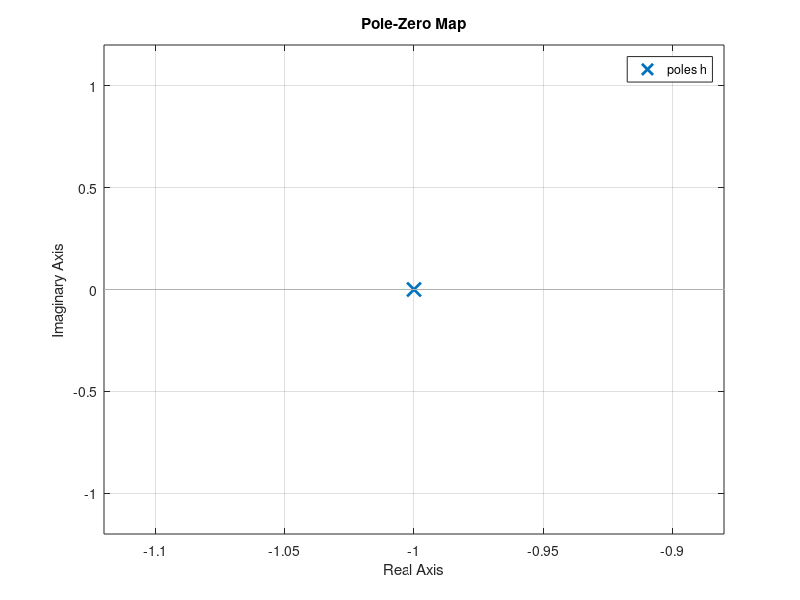
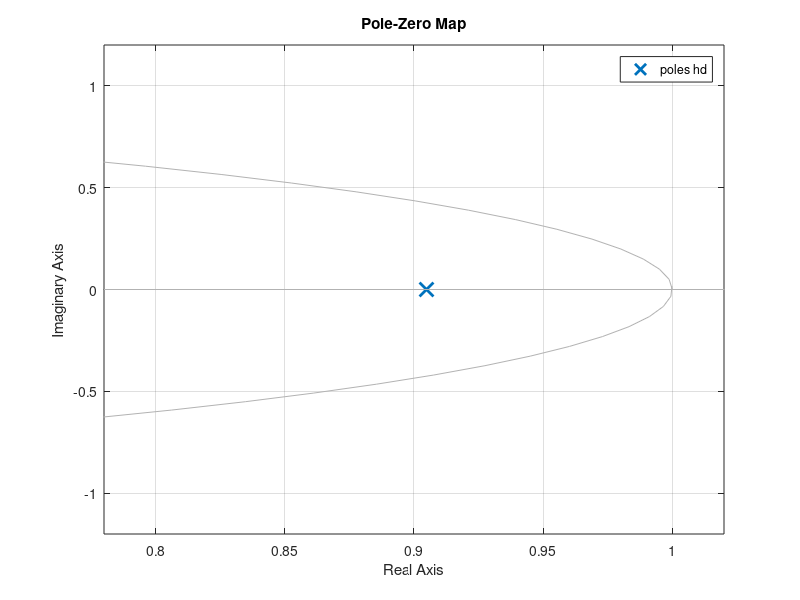
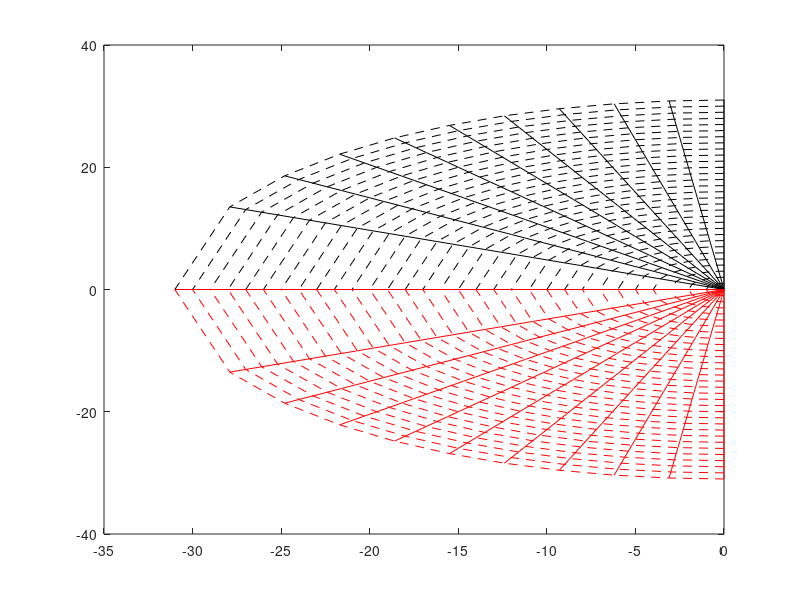
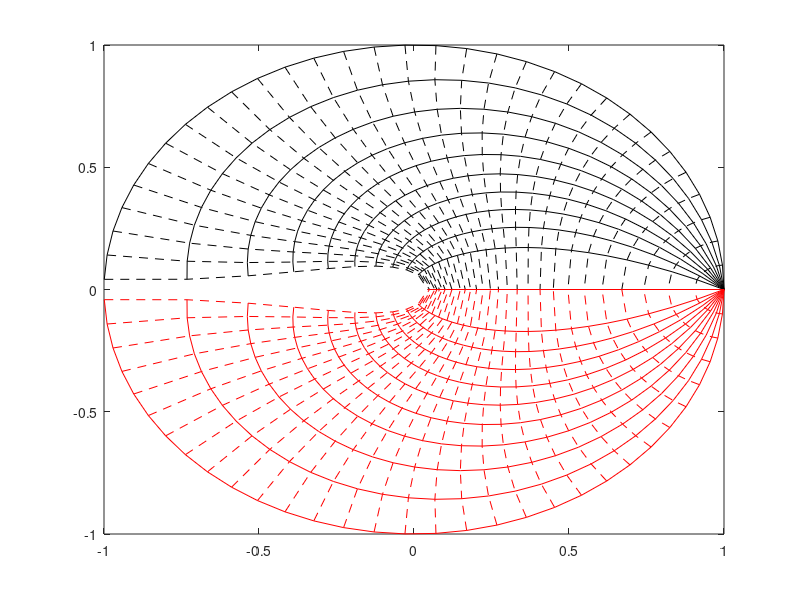

Reproduce these figures in MATLAB, in order.
clc
close all
clc

%----------
h=tf(1,[1 1]);
pzmap(h)
grid on

Ts=1/10;
hd=c2d(h,Ts);
figure
pzmap(hd)
grid on

e=0:0.1:1;
wn=0:1:pi/Ts;
s1=zeros(length(wn),length(e));
s2=zeros(length(wn),length(e));
% f1 = figure;
% f2 = figure;
figure
% s1=-e(i)*wn(j)+wn(j)*sqrt(e(i)^2-1);
% s2=-e(i)*wn(j)-wn(j)*sqrt(e(i)^2-1);   
% plot(real(s1(i,:)),imag(s1(i,:)),'k',real(s2(i,:)),imag(s2(i,:)),'r')
%-------line punteada frecuencia natural constante----
%--------linea constante linea solida------
for i=1:length(e)
    for j=1:length(wn)
        s1(i,j)=-e(i)*wn(j)+wn(j)*sqrt(e(i)^2-1);
        s2(i,j)=-e(i)*wn(j)-wn(j)*sqrt(e(i)^2-1);
%         plot(real(s1),imag(s1),'k',real(s2),imag(s2),'r')
%         hold on
    end    
    plot(real(s1(i,:)),imag(s1(i,:)),'k',real(s2(i,:)),imag(s2(i,:)),'r')
    hold on   
    
end

plot(real(s1),imag(s1),'--k',real(s2),imag(s2),'--r')

%title('\omega_n = cte')
figure
% for i=1:length(s1)
z1=exp(s1*Ts);
z2=exp(s2*Ts);
%     [theta1,rho1] = cart2pol(real(s1),imag(s1));
%     [theta2,rho2] = cart2pol(real(s2),imag(s2));
for i=1:length(e)
      
    plot(real(z1(i,:)),imag(z1(i,:)),'k',real(z2(i,:)),imag(z2(i,:)),'r')
    hold on   
    
end
plot(real(z1),imag(z1),'--k',real(z2),imag(z2),'--r')
% hold on
% end
% polarplot(theta1,rho1,'k',theta2,rho2,'r')
% title('\omega_n = cte')

% e=0:0.01:1;
% wn=1;
%
% s1=-e*wn+wn*sqrt(e.^2-1);
% s2=-e*wn-wn*sqrt(e.^2-1);
% figure
% plot(real(s1),imag(s1),'k',real(s2),imag(s2),'r')
%
% z1=exp(s1*Ts);
% z2=exp(s2*Ts);
% figure
% plot(real(z1),imag(z1),'k',real(z2),imag(z2),'r')



% cont=0
% for k=0:pi/100:pi
%     cont=cont+1;
%     Pc=-k+(k*i);
%     Pd=exp(Pc);
%     ZitaX(cont)=real(Pc);
%     ZitaY(cont)=imag(Pc);
%     ZitaDX(cont)=real(Pd);
%     ZitaDY(cont)=imag(Pd);
% end;
% figure
% zgrid
% figure
% plot(ZitaX,ZitaY)
% figure
% plot(ZitaDX,ZitaDY)
% hold on
% plot(ZitaDX,-ZitaDY)